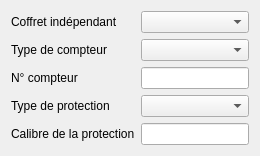
         <widget class="QWidget" name="tab_7">
          <attribute name="title">
           <string>Comptage</string>
          </attribute>
          <layout class="QGridLayout" name="gridLayout_14">
           <item row="1" column="0">
            <widget class="QLabel" name="label_8">
             <property name="text">
              <string>Type de compteur</string>
             </property>
             <property name="wordWrap">
              <bool>true</bool>
             </property>
            </widget>
           </item>
           <item row="2" column="0">
            <widget class="QLabel" name="label_25">
             <property name="text">
              <string>N° compteur</string>
             </property>
             <property name="wordWrap">
              <bool>true</bool>
             </property>
            </widget>
           </item>
           <item row="1" column="1">
            <widget class="QComboBox" name="comboBox_typecompt"/>
           </item>
           <item row="0" column="0">
            <widget class="QLabel" name="label_6">
             <property name="text">
              <string>Coffret indépendant</string>
             </property>
             <property name="wordWrap">
              <bool>true</bool>
             </property>
            </widget>
           </item>
           <item row="2" column="1">
            <widget class="QLineEdit" name="lineEdit_numcompt"/>
           </item>
           <item row="0" column="1">
            <widget class="QComboBox" name="comboBox_coff_indep"/>
           </item>
           <item row="3" column="1">
            <widget class="QComboBox" name="comboBox_type_protect"/>
           </item>
           <item row="3" column="0">
            <widget class="QLabel" name="label_26">
             <property name="text">
              <string>Type de protection</string>
             </property>
             <property name="wordWrap">
              <bool>true</bool>
             </property>
            </widget>
           </item>
           <item row="4" column="0">
            <widget class="QLabel" name="label_27">
             <property name="text">
              <string>Calibre de la protection</string>
             </property>
             <property name="wordWrap">
              <bool>true</bool>
             </property>
            </widget>
           </item>
           <item row="4" column="1">
            <widget class="QLineEdit" name="lineEdit_calibre_compt"/>
           </item>
          </layout>
         </widget>
